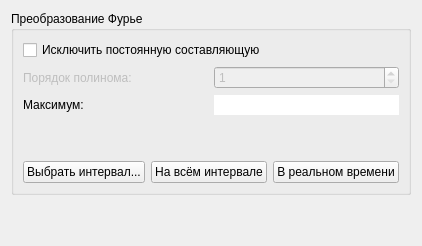
            <widget class="QWidget" name="tab_4">
             <attribute name="title">
              <string>Спектральный анализ</string>
             </attribute>
             <layout class="QGridLayout" name="gridLayout_20">
              <item row="0" column="0">
               <widget class="QGroupBox" name="groupBox_12">
                <property name="title">
                 <string>Преобразование Фурье</string>
                </property>
                <layout class="QGridLayout" name="gridLayout_6">
                 <item row="1" column="0">
                  <layout class="QHBoxLayout" name="horizontalLayout_40">
                   <item>
                    <widget class="QLabel" name="label_63">
                     <property name="text">
                      <string>Максимум:</string>
                     </property>
                    </widget>
                   </item>
                   <item>
                    <widget class="QLineEdit" name="fftMaximums">
                     <property name="sizePolicy">
                      <sizepolicy hsizetype="Preferred" vsizetype="Fixed">
                       <horstretch>0</horstretch>
                       <verstretch>0</verstretch>
                      </sizepolicy>
                     </property>
                     <property name="frame">
                      <bool>false</bool>
                     </property>
                     <property name="readOnly">
                      <bool>true</bool>
                     </property>
                    </widget>
                   </item>
                  </layout>
                 </item>
                 <item row="0" column="0">
                  <layout class="QVBoxLayout" name="verticalLayout_2">
                   <item>
                    <widget class="QCheckBox" name="deleteConstantCheckbox">
                     <property name="layoutDirection">
                      <enum>Qt::LeftToRight</enum>
                     </property>
                     <property name="text">
                      <string>Исключить постоянную составляющую</string>
                     </property>
                    </widget>
                   </item>
                   <item>
                    <layout class="QHBoxLayout" name="horizontalLayout_39">
                     <item>
                      <widget class="QLabel" name="label_40">
                       <property name="enabled">
                        <bool>false</bool>
                       </property>
                       <property name="layoutDirection">
                        <enum>Qt::LeftToRight</enum>
                       </property>
                       <property name="text">
                        <string>Порядок полинома:</string>
                       </property>
                      </widget>
                     </item>
                     <item>
                      <widget class="QSpinBox" name="deleteConstantPolynomOrder">
                       <property name="enabled">
                        <bool>false</bool>
                       </property>
                       <property name="layoutDirection">
                        <enum>Qt::LeftToRight</enum>
                       </property>
                       <property name="minimum">
                        <number>1</number>
                       </property>
                      </widget>
                     </item>
                    </layout>
                   </item>
                  </layout>
                 </item>
                 <item row="3" column="0">
                  <layout class="QHBoxLayout" name="horizontalLayout_43">
                   <item>
                    <widget class="QPushButton" name="fourierIntervalButton">
                     <property name="text">
                      <string>Выбрать интервал...</string>
                     </property>
                    </widget>
                   </item>
                   <item>
                    <widget class="QPushButton" name="fourierAllButton">
                     <property name="text">
                      <string>На всём интервале</string>
                     </property>
                    </widget>
                   </item>
                   <item>
                    <widget class="QPushButton" name="periodicalFft">
                     <property name="text">
                      <string>В реальном времени</string>
                     </property>
                    </widget>
                   </item>
                  </layout>
                 </item>
                 <item row="2" column="0">
                  <spacer name="verticalSpacer_7">
                   <property name="orientation">
                    <enum>Qt::Vertical</enum>
                   </property>
                   <property name="sizeHint" stdset="0">
                    <size>
                     <width>20</width>
                     <height>40</height>
                    </size>
                   </property>
                  </spacer>
                 </item>
                </layout>
               </widget>
              </item>
              <item row="1" column="0">
               <spacer name="verticalSpacer_15">
                <property name="orientation">
                 <enum>Qt::Vertical</enum>
                </property>
                <property name="sizeHint" stdset="0">
                 <size>
                  <width>20</width>
                  <height>40</height>
                 </size>
                </property>
               </spacer>
              </item>
             </layout>
            </widget>
